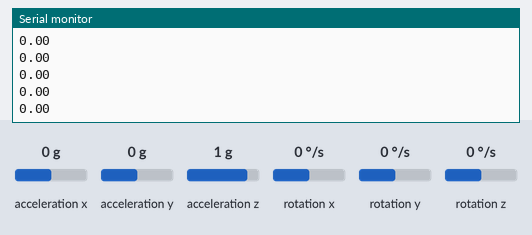
A sketch run on a simulated Arduino Uno, built with avr-gcc and run on an emulated ATmega328P. Parts: the last lines printed to the serial monitor. Inputs (shaded band) come from the test bench; at power-on: rotation z 0 °/s, acceleration x 0 g, acceleration y 0 g, acceleration z 1 g, rotation x 0 °/s, rotation y 0 °/s.

Above: at 4.2 s.
4.3 s: rotation z set to -192 °/s
At 5.2 s:
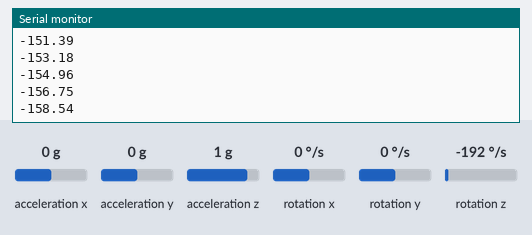
5.8 s: rotation z set to -100 °/s
At 6.8 s:
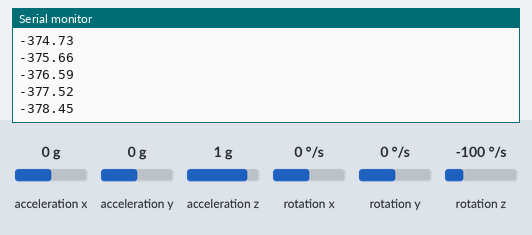
Timing chart, 0 to 8.8 s (numbered marks = the images above; inputs shaded):
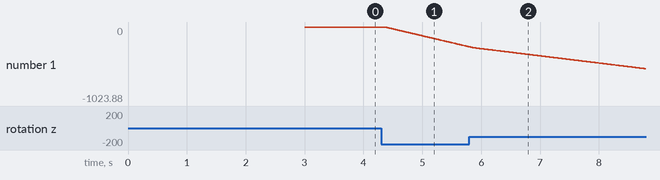

The sketch:

GetAngle.ino
```cpp
#include <MPU6050_tockn.h>
#include <Wire.h>
MPU6050 mpu6050(Wire);
void setup() {
  Serial.begin(9600);
  Wire.begin();
  mpu6050.begin();
  mpu6050.calcGyroOffsets(true);
}
void loop() {
  mpu6050.update();
  Serial.println(mpu6050.getAngleZ());
}
```

Measured:
- after the input at 4.3 s, the serial monitor: prints a new line after 0.07 s (image 1)
- plotted number 1: 0 → -272.89 after the input at 4.3 s
